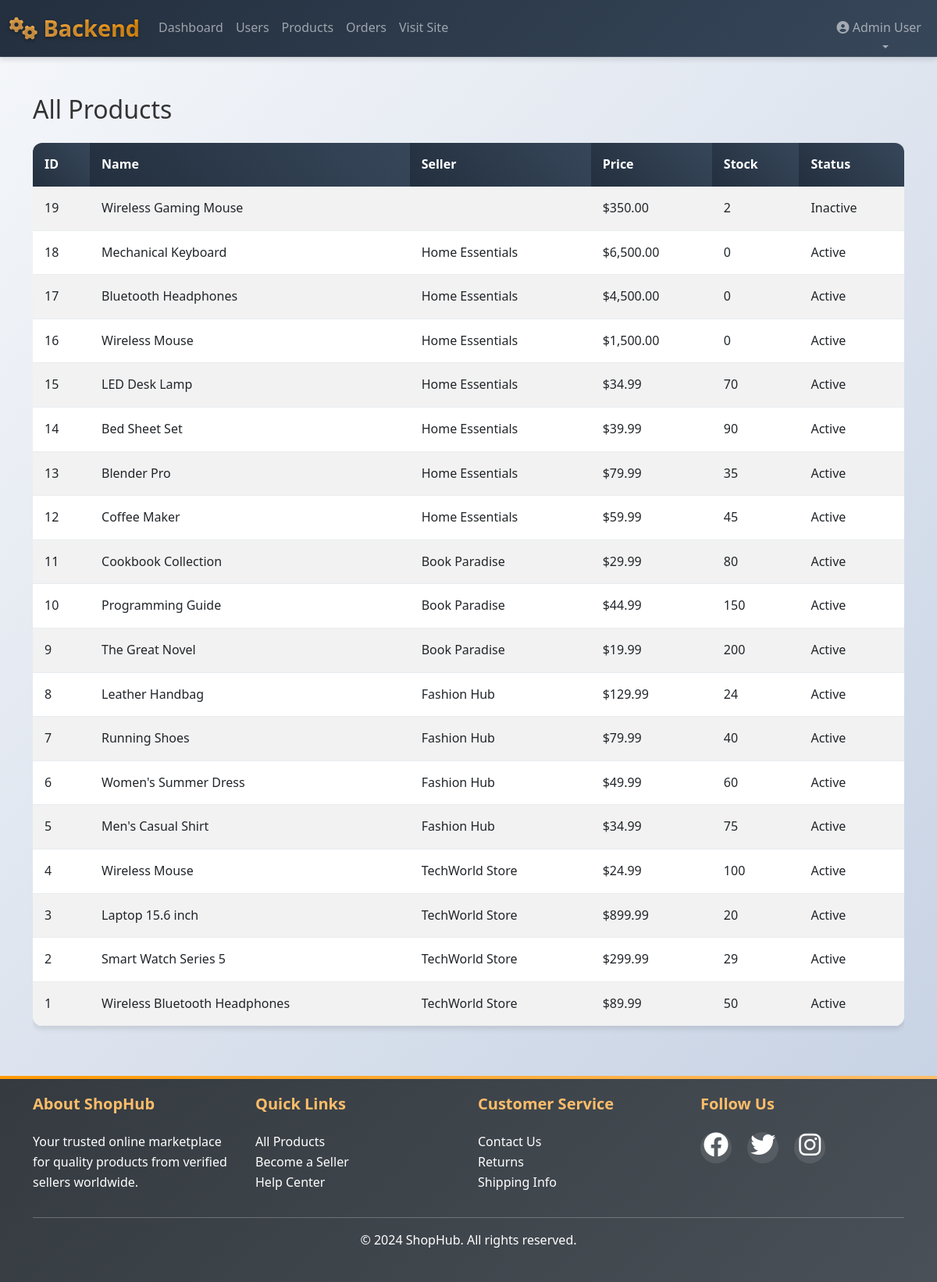
Page /admin/products.php (signed in) on the earlier database version.
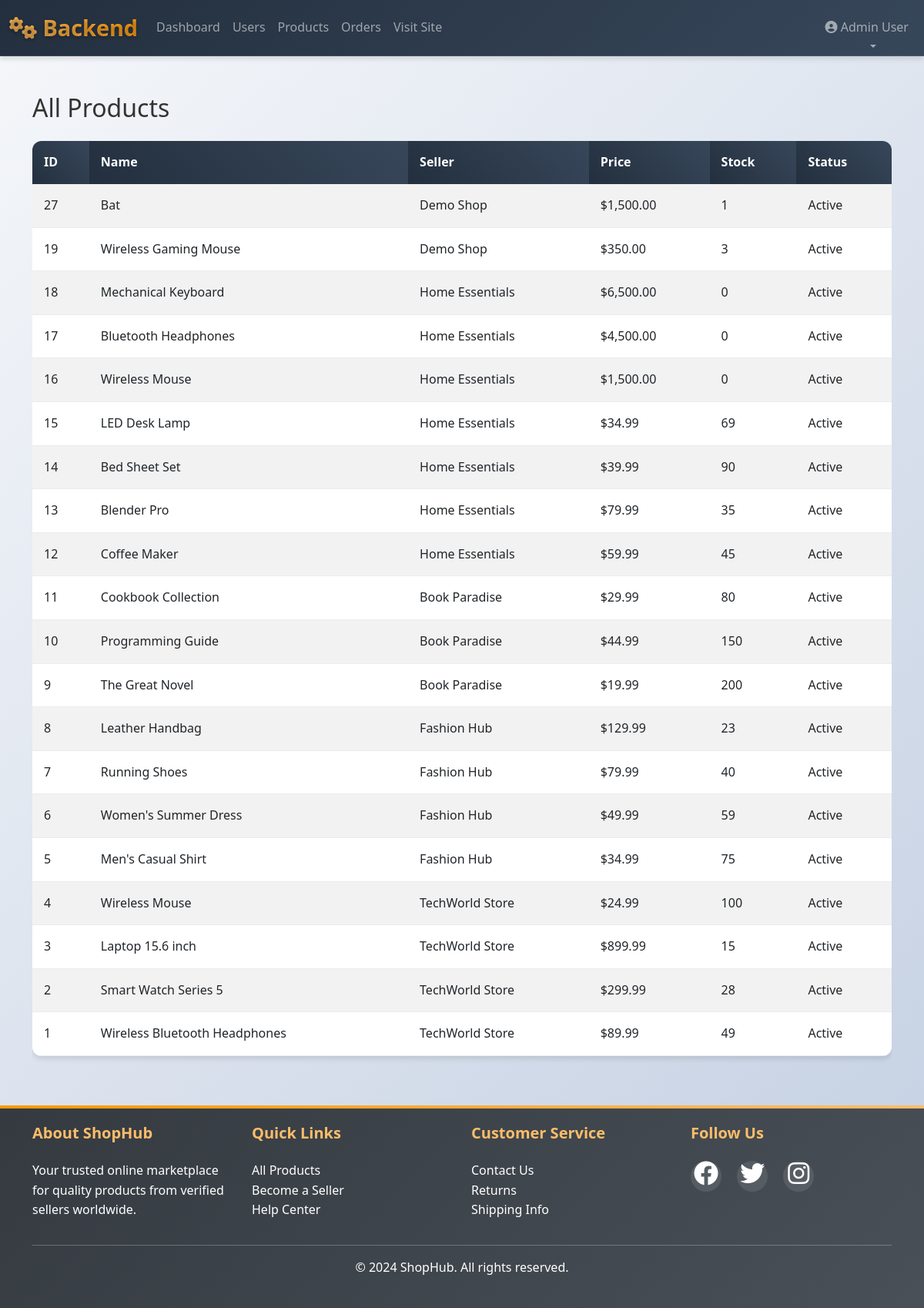
Same page on the later database version.
### tables this page shows
CREATE TABLE `products` (
  `id` int(11) NOT NULL,
  `seller_id` int(11) NOT NULL,
  `name` varchar(255) NOT NULL,
  `description` text DEFAULT NULL,
  `price` decimal(10,2) NOT NULL,
  `stock` int(11) DEFAULT 0,
  `category` varchar(100) DEFAULT NULL,
  `image` varchar(255) DEFAULT NULL,
  `status` enum('active','inactive') DEFAULT 'active',
  `created_at` timestamp NOT NULL DEFAULT current_timestamp(),
  `language` varchar(10) DEFAULT 'en',
  `currency` varchar(3) DEFAULT 'USD'
);

CREATE TABLE `users` (
  `id` int(11) NOT NULL,
  `email` varchar(255) NOT NULL,
  `password` varchar(255) NOT NULL,
  `full_name` varchar(255) NOT NULL,
  `user_type` enum('buyer','seller','admin') DEFAULT 'buyer',
  `shop_name` varchar(255) DEFAULT NULL,
  `phone` varchar(20) DEFAULT NULL,
  `address` text DEFAULT NULL,
  `created_at` timestamp NOT NULL DEFAULT current_timestamp()
);

### admin/products.php (the view, shortened to what this page needs)
<?php
require_once '../config/database.php';
$products = $pdo->query("SELECT p.*, u.shop_name FROM products p LEFT JOIN users u ON p.seller_id = u.id ORDER BY p.id DESC")->fetchAll();
?>
<!DOCTYPE html>
<html lang="en">
<head>
    <link href="https://cdn.jsdelivr.net/npm/bootstrap@5.3.0/dist/css/bootstrap.min.css" rel="stylesheet">
    <link rel="stylesheet" href="https://cdnjs.cloudflare.com/ajax/libs/font-awesome/6.4.0/css/all.min.css">
    <link rel="stylesheet" href="../assets/css/style.css">
</head>
<body>
    <?php include '../includes/backend-header.php'; ?>
    <div class="container my-5">
        <h2 class="mb-4">All Products</h2>
        <div class="table-responsive">
            <table class="table table-striped">
                <thead>
                    <tr><th>ID</th><th>Name</th><th>Seller</th><th>Price</th><th>Stock</th><th>Status</th></tr>
                </thead>
                <tbody>
                <?php foreach($products as $p): ?>
                <tr>
                    <td><?= $p['id'] ?></td>
                    <td><?= htmlspecialchars($p['name']) ?></td>
                    <td><?= htmlspecialchars($p['shop_name'] ?? '') ?></td>
                    <td>$<?= number_format($p['price'],2) ?></td>
                    <td><?= $p['stock'] ?></td>
                    <td><?= ucfirst($p['status']) ?></td>
                </tr>
                <?php endforeach; ?>
                </tbody>
            </table>
        </div>
    </div>
    <?php include '../includes/footer.php'; ?>
</body>
</body>
</html>
</body>
</html>

Differences in the rows shown:
added products: id "27", name "Bat", seller.shop_name "Demo Shop", price "1,500.00", stock "1", status "Active"
changed products "Wireless Gaming Mouse": seller.shop_name (not shown) → "Demo Shop"; stock "2" → "3"; status "Inactive" → "Active"
changed products "LED Desk Lamp": stock "70" → "69"
changed products "Leather Handbag": stock "24" → "23"
changed products "Women's Summer Dress": stock "60" → "59"
changed products "Laptop 15.6 inch": stock "20" → "15"
changed products "Smart Watch Series 5": stock "29" → "28"
changed products "Wireless Bluetooth Headphones": stock "50" → "49"
